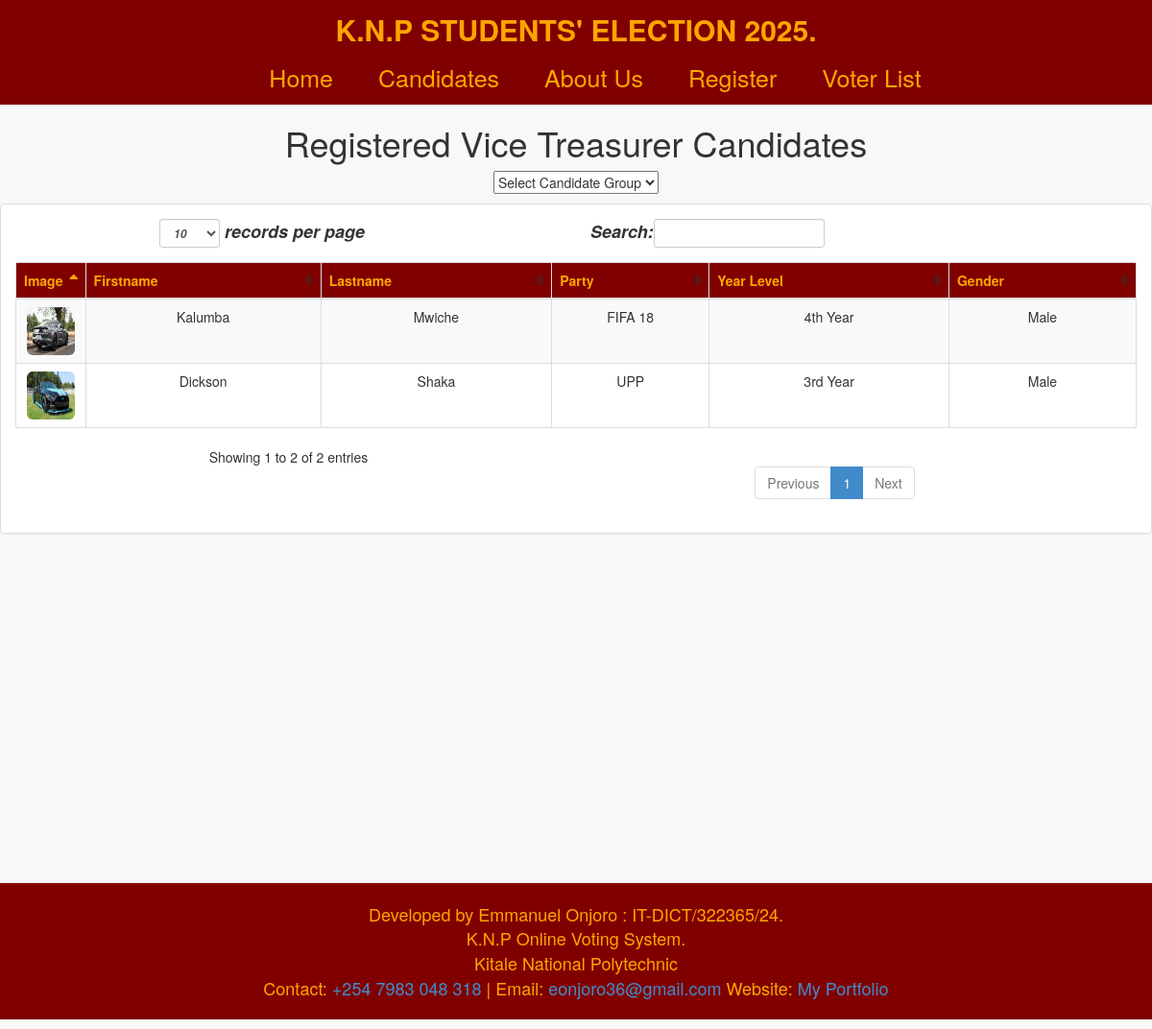
Screenshot of /candidates/vtr.php with the database file from the repository.
### tables this page shows
CREATE TABLE `candidate` (
  `candidate_id` int(11) NOT NULL,
  `position` varchar(100) NOT NULL,
  `firstname` varchar(100) NOT NULL,
  `lastname` varchar(100) NOT NULL,
  `year_level` varchar(100) NOT NULL,
  `gender` varchar(100) NOT NULL,
  `img` varchar(100) NOT NULL,
  `party` varchar(100) NOT NULL
);

### candidates/vtr.php (the view, shortened to what this page needs)
<?php include ('head.php');?>
<body>
    <div id="wrapper">
              <?php include ('view_banner.php');?>
        <div id="page-wrapper">
    <heading class="voters_heading">
        <center><h1>Registered Vice Treasurer Candidates</h1>
        <center>
                <select onchange = "page(this.value)">
                <option disabled selected>Select Candidate Group</option>
                </select>
            </center>
    </heading>
            <div class="row">
                    <div class="panel panel-default">
                        <div class="panel-body">
                            <div class="table-responsive">
                                <table class="table table-striped table-bordered table-hover" id="dataTables-example" border="0">
                                    <thead class="thead">
                                         <tr>
                                            <th>Image</th>
                                            <th>Firstname</th>
                                            <th>Lastname</th>
                                            <th>Party</th>
                                            <th>Year Level</th>
                                            <th>Gender</th>
                                        </tr>
                                    </thead>
                                    <tbody>
                                        <tr>
                                        <?php
                                            require '../admin/dbcon.php';
                                            $query = $conn->query("SELECT * FROM candidate WHERE `position` = 'Vice Treasurer'");
                                                while($row = $query->fetch_array()){
                                        ?>
                                            <td width="50"><img src="../admin/<?php echo $row['img']; ?>" width="50" height="50" class="img-rounded"></td>
                                            <td><?php echo $row ['firstname'];?></td>
                                            <td><?php echo $row ['lastname'];?></td>
                                            <td><?php echo $row ['party'];?></td>
                                            <td><?php echo $row ['year_level'];?></td>
                                            <td><?php echo $row ['gender'];?></td>
                                        </tr>
                                       <?php } ?>
                                    </tbody>
                                </table>
                            </div>
                        </div>
                    </div>
            </div>
        </div>
    </div>
    <?php
        include ('footer.php');
        ?>
    <?php include ('../script.php');?>
</body>
</html>

### candidates/head.php (shortened to what this page needs)
<!DOCTYPE html>
<html lang="en">
<head>
    <link rel="stylesheet" type="text/css" href="css/myStlyes.css">
    <link href="css/bootstrap.min.css" rel="stylesheet">
	<link href="css/style.css" rel="stylesheet">
    <link href="css/plugins/metisMenu/metisMenu.min.css" rel="stylesheet">
    <link href="css/sb-admin-2.css" rel="stylesheet">
    <link href="font-awesome-4.1.0/css/font-awesome.min.css" rel="stylesheet" type="text/css">
</head
<?php
include ('script.php');
?>

### candidates/view_banner.php (shortened to what this page needs)
<div class="side-bar"
            style="background-color:maroon; font-size:25px; text-align:center; margin-top:-10px; padding-top:20px;">
                <a style="color:orange; font-weight:bold; font-size:30px;">K.N.P STUDENTS' ELECTION 2025.</a>
<nav class="nav-menue">
            <ul>
                <li>
                    <a href="../index.php">Home</a>
                </li>
                <li><a href="../view.php">Candidates</a></li>
                <li><a href="../about.php">About Us</a></li>
                <li><a href="../register/index.php">Register</a></li>
                <li><a href="../voters.php">Voter List</a></li>
            </ul>
</nav>
</div>

### candidates/footer.php
<footer class="footer">
	<hr/>
 Developed by Emmanuel Onjoro : IT-DICT/322365/24.
<br/>
K.N.P Online Voting System.
<br/>
Kitale National Polytechnic
<br/>
Contact: <a href="tel:+254793048318">+254 7983 048 318</a> | Email: <a href="mailto:eonjoro36@gmail.com">eonjoro36@gmail.com</a>
Website: <a href=".\my portfolio/index.html">My Portfolio</a>
</footer>

### candidates/css/myStlyes.css (style rules this page uses)
body { background-color: white; background-size: 100%; }
#wrapper { padding-bottom:20px; }
footer { color: orange; text-align: center; padding-bottom: 20px; background-color: maroon; font-size: large; }
a { text-decoration: none; color: orange; }
.panel-body { padding: 20px; }
.thead { background-color: maroon; color: orange; }
table { width: 80%; border-collapse: collapse; }
.img-rounded { border-radius: 100px; }
table td { text-align: center; }
nav { padding-top: 10px; margin-left:auto; margin-right: auto; }
nav ul li { display: inline-block; padding: 0px 20px 10px 20px; list-style: none; }
nav ul li a { color: orange; }
select { color: blue; }

### candidates/css/sb-admin-2.css (style rules this page uses)
body { background-color: #f8f8f8; }
#wrapper { width: 100%; }
#page-wrapper { padding: 0 15px; min-height: 200px; }
table.dataTable thead .sorting, table.dataTable thead .sorting_asc, table.dataTable thead .sorting_desc, table.dataTable thead .sorting_asc_disabled, table.dataTable thead .sorting_desc_disabled { background: 0 0; }
table.dataTable thead .sorting_asc:after { content: "\f0de"; float: right; font-family: fontawesome; }
table.dataTable thead .sorting:after { content: "\f0dc"; float: right; font-family: fontawesome; color: rgba(50,50,50,.5); }

### rows the page displays
candidate: img (picture), firstname "Kalumba", lastname "Mwiche", party "FIFA 18", year_level "4th Year", gender "Male"
candidate: img (picture), firstname "Dickson", lastname "Shaka", party "UPP", year_level "3rd Year", gender "Male"
